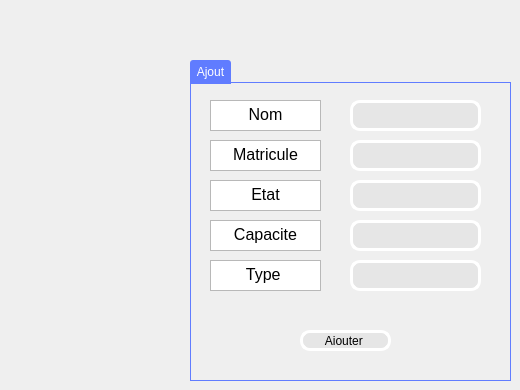
      <widget class="QWidget" name="dff_2">
       <attribute name="title">
        <string>Ajouter</string>
       </attribute>
       <widget class="QGroupBox" name="groupBox_7">
        <property name="geometry">
         <rect>
          <x>190</x>
          <y>60</y>
          <width>321</width>
          <height>321</height>
         </rect>
        </property>
        <property name="styleSheet">
         <string notr="true">QGroupBox {
	color: rgb(255, 255, 255);
    border: 1px solid;
    border-color: #607cff;
    margin-top: 22px;
}
QGroupBox::title  {
    background-color: #607cff;
    color: #ffffff;
    subcontrol-origin: margin;
    subcontrol-position: top left;
    padding: 5px;
    border-top-left-radius: 3px;
    border-top-right-radius: 3px;
}
QGroupBox::title::disabled{
   background-color: #404040;
   color: #656565;
    subcontrol-origin: margin;
    subcontrol-position: top left;
    padding: 5px;
    border-top-left-radius: 3px;
    border-top-right-radius: 3px;
}</string>
        </property>
        <property name="title">
         <string>Ajout</string>
        </property>
        <widget class="QLineEdit" name="capacite">
         <property name="geometry">
          <rect>
           <x>160</x>
           <y>160</y>
           <width>131</width>
           <height>31</height>
          </rect>
         </property>
         <property name="styleSheet">
          <string notr="true">color: #b1b1b1;
color: rgb(0, 0, 0);
background-color: rgb(230, 230, 230);

 

    border-width: 3px;

    border-color: #ffffff;

    border-style: solid;

    border-radius: 10;



    padding: 3px;

    font-size: 12px;

    padding-left: 5px;

    padding-right: 5px;</string>
         </property>
        </widget>
        <widget class="QTextBrowser" name="textBrowser_14">
         <property name="geometry">
          <rect>
           <x>20</x>
           <y>40</y>
           <width>111</width>
           <height>31</height>
          </rect>
         </property>
         <property name="styleSheet">
          <string notr="true">font: 8pt &quot;MS Shell Dlg 2&quot;;
font: 8pt &quot;MS Shell Dlg 2&quot;;</string>
         </property>
         <property name="html">
          <string>&lt;!DOCTYPE HTML PUBLIC &quot;-//W3C//DTD HTML 4.0//EN&quot; &quot;http://www.w3.org/TR/REC-html40/strict.dtd&quot;&gt;
&lt;html&gt;&lt;head&gt;&lt;meta name=&quot;qrichtext&quot; content=&quot;1&quot; /&gt;&lt;style type=&quot;text/css&quot;&gt;
p, li { white-space: pre-wrap; }
&lt;/style&gt;&lt;/head&gt;&lt;body style=&quot; font-family:'MS Shell Dlg 2'; font-size:8pt; font-weight:400; font-style:normal;&quot;&gt;
&lt;p align=&quot;center&quot; style=&quot; margin-top:0px; margin-bottom:0px; margin-left:0px; margin-right:0px; -qt-block-indent:0; text-indent:0px;&quot;&gt;&lt;span style=&quot; font-family:'Tw Cen MT Condensed Extra Bold'; font-size:12pt;&quot;&gt;Nom&lt;/span&gt;&lt;/p&gt;&lt;/body&gt;&lt;/html&gt;</string>
         </property>
         <property name="tabStopWidth">
          <number>80</number>
         </property>
        </widget>
        <widget class="QTextBrowser" name="textBrowser_8">
         <property name="geometry">
          <rect>
           <x>20</x>
           <y>200</y>
           <width>111</width>
           <height>31</height>
          </rect>
         </property>
         <property name="styleSheet">
          <string notr="true">font: 12pt &quot;Tw Cen MT Condensed Extra Bold&quot;;</string>
         </property>
         <property name="html">
          <string>&lt;!DOCTYPE HTML PUBLIC &quot;-//W3C//DTD HTML 4.0//EN&quot; &quot;http://www.w3.org/TR/REC-html40/strict.dtd&quot;&gt;
&lt;html&gt;&lt;head&gt;&lt;meta name=&quot;qrichtext&quot; content=&quot;1&quot; /&gt;&lt;style type=&quot;text/css&quot;&gt;
p, li { white-space: pre-wrap; }
&lt;/style&gt;&lt;/head&gt;&lt;body style=&quot; font-family:'Tw Cen MT Condensed Extra Bold'; font-size:12pt; font-weight:400; font-style:normal;&quot;&gt;
&lt;p align=&quot;center&quot; style=&quot; margin-top:0px; margin-bottom:0px; margin-left:0px; margin-right:0px; -qt-block-indent:0; text-indent:0px;&quot;&gt;Type &lt;/p&gt;&lt;/body&gt;&lt;/html&gt;</string>
         </property>
        </widget>
        <widget class="QTextBrowser" name="textBrowser_21">
         <property name="geometry">
          <rect>
           <x>20</x>
           <y>120</y>
           <width>111</width>
           <height>31</height>
          </rect>
         </property>
         <property name="styleSheet">
          <string notr="true">font: 12pt &quot;Tw Cen MT Condensed Extra Bold&quot;;</string>
         </property>
         <property name="html">
          <string>&lt;!DOCTYPE HTML PUBLIC &quot;-//W3C//DTD HTML 4.0//EN&quot; &quot;http://www.w3.org/TR/REC-html40/strict.dtd&quot;&gt;
&lt;html&gt;&lt;head&gt;&lt;meta name=&quot;qrichtext&quot; content=&quot;1&quot; /&gt;&lt;style type=&quot;text/css&quot;&gt;
p, li { white-space: pre-wrap; }
&lt;/style&gt;&lt;/head&gt;&lt;body style=&quot; font-family:'Tw Cen MT Condensed Extra Bold'; font-size:12pt; font-weight:400; font-style:normal;&quot;&gt;
&lt;p align=&quot;center&quot; style=&quot; margin-top:0px; margin-bottom:0px; margin-left:0px; margin-right:0px; -qt-block-indent:0; text-indent:0px;&quot;&gt;Etat&lt;/p&gt;&lt;/body&gt;&lt;/html&gt;</string>
         </property>
        </widget>
        <widget class="QTextBrowser" name="textBrowser_9">
         <property name="geometry">
          <rect>
           <x>20</x>
           <y>80</y>
           <width>111</width>
           <height>31</height>
          </rect>
         </property>
         <property name="styleSheet">
          <string notr="true">font: 12pt &quot;Tw Cen MT Condensed Extra Bold&quot;;</string>
         </property>
         <property name="html">
          <string>&lt;!DOCTYPE HTML PUBLIC &quot;-//W3C//DTD HTML 4.0//EN&quot; &quot;http://www.w3.org/TR/REC-html40/strict.dtd&quot;&gt;
&lt;html&gt;&lt;head&gt;&lt;meta name=&quot;qrichtext&quot; content=&quot;1&quot; /&gt;&lt;style type=&quot;text/css&quot;&gt;
p, li { white-space: pre-wrap; }
&lt;/style&gt;&lt;/head&gt;&lt;body style=&quot; font-family:'Tw Cen MT Condensed Extra Bold'; font-size:12pt; font-weight:400; font-style:normal;&quot;&gt;
&lt;p align=&quot;center&quot; style=&quot; margin-top:0px; margin-bottom:0px; margin-left:0px; margin-right:0px; -qt-block-indent:0; text-indent:0px;&quot;&gt;Matricule&lt;/p&gt;&lt;/body&gt;&lt;/html&gt;</string>
         </property>
        </widget>
        <widget class="QTextBrowser" name="textBrowser_22">
         <property name="geometry">
          <rect>
           <x>20</x>
           <y>160</y>
           <width>111</width>
           <height>31</height>
          </rect>
         </property>
         <property name="styleSheet">
          <string notr="true">font: 12pt &quot;Tw Cen MT Condensed Extra Bold&quot;;</string>
         </property>
         <property name="html">
          <string>&lt;!DOCTYPE HTML PUBLIC &quot;-//W3C//DTD HTML 4.0//EN&quot; &quot;http://www.w3.org/TR/REC-html40/strict.dtd&quot;&gt;
&lt;html&gt;&lt;head&gt;&lt;meta name=&quot;qrichtext&quot; content=&quot;1&quot; /&gt;&lt;style type=&quot;text/css&quot;&gt;
p, li { white-space: pre-wrap; }
&lt;/style&gt;&lt;/head&gt;&lt;body style=&quot; font-family:'Tw Cen MT Condensed Extra Bold'; font-size:12pt; font-weight:400; font-style:normal;&quot;&gt;
&lt;p align=&quot;center&quot; style=&quot; margin-top:0px; margin-bottom:0px; margin-left:0px; margin-right:0px; -qt-block-indent:0; text-indent:0px;&quot;&gt;Capacite&lt;/p&gt;&lt;/body&gt;&lt;/html&gt;</string>
         </property>
        </widget>
        <widget class="QLineEdit" name="etat">
         <property name="geometry">
          <rect>
           <x>160</x>
           <y>120</y>
           <width>131</width>
           <height>31</height>
          </rect>
         </property>
         <property name="styleSheet">
          <string notr="true">color: #b1b1b1;
color: rgb(0, 0, 0);
background-color: rgb(230, 230, 230);

 

    border-width: 3px;

    border-color: #ffffff;

    border-style: solid;

    border-radius: 10;



    padding: 3px;

    font-size: 12px;

    padding-left: 5px;

    padding-right: 5px;</string>
         </property>
        </widget>
        <widget class="QLineEdit" name="mat">
         <property name="geometry">
          <rect>
           <x>160</x>
           <y>80</y>
           <width>131</width>
           <height>31</height>
          </rect>
         </property>
         <property name="styleSheet">
          <string notr="true">color: #b1b1b1;
color: rgb(0, 0, 0);
background-color: rgb(230, 230, 230);

 

    border-width: 3px;

    border-color: #ffffff;

    border-style: solid;

    border-radius: 10;



    padding: 3px;

    font-size: 12px;

    padding-left: 5px;

    padding-right: 5px;</string>
         </property>
         <property name="text">
          <string/>
         </property>
        </widget>
        <widget class="QLineEdit" name="type">
         <property name="geometry">
          <rect>
           <x>160</x>
           <y>200</y>
           <width>131</width>
           <height>31</height>
          </rect>
         </property>
         <property name="styleSheet">
          <string notr="true">color: #b1b1b1;
color: rgb(0, 0, 0);
background-color: rgb(230, 230, 230);

 

    border-width: 3px;

    border-color: #ffffff;

    border-style: solid;

    border-radius: 10;



    padding: 3px;

    font-size: 12px;

    padding-left: 5px;

    padding-right: 5px;</string>
         </property>
         <property name="text">
          <string/>
         </property>
        </widget>
        <widget class="QLineEdit" name="le_nom_3">
         <property name="geometry">
          <rect>
           <x>160</x>
           <y>40</y>
           <width>131</width>
           <height>31</height>
          </rect>
         </property>
         <property name="styleSheet">
          <string notr="true">color: #b1b1b1;
color: rgb(0, 0, 0);
background-color: rgb(230, 230, 230);

 

    border-width: 3px;

    border-color: #ffffff;

    border-style: solid;

    border-radius: 10;



    padding: 3px;

    font-size: 12px;

    padding-left: 5px;

    padding-right: 5px;</string>
         </property>
         <property name="text">
          <string/>
         </property>
        </widget>
        <widget class="QPushButton" name="pushButton_7">
         <property name="geometry">
          <rect>
           <x>110</x>
           <y>270</y>
           <width>91</width>
           <height>21</height>
          </rect>
         </property>
         <property name="styleSheet">
          <string notr="true">color: #b1b1b1;
color: rgb(0, 0, 0);
background-color: rgb(230, 230, 230);

 

    border-width: 3px;

    border-color: #ffffff;

    border-style: solid;

    border-radius: 10;



    padding: 3px;

    font-size: 12px;

    padding-left: 5px;

    padding-right: 5px;</string>
         </property>
         <property name="text">
          <string>Ajouter </string>
         </property>
         <property name="icon">
          <iconset>
           <normaloff>../../../../33/add.png</normaloff>../../../../33/add.png</iconset>
         </property>
         <property name="iconSize">
          <size>
           <width>20</width>
           <height>20</height>
          </size>
         </property>
        </widget>
       </widget>
      </widget>
